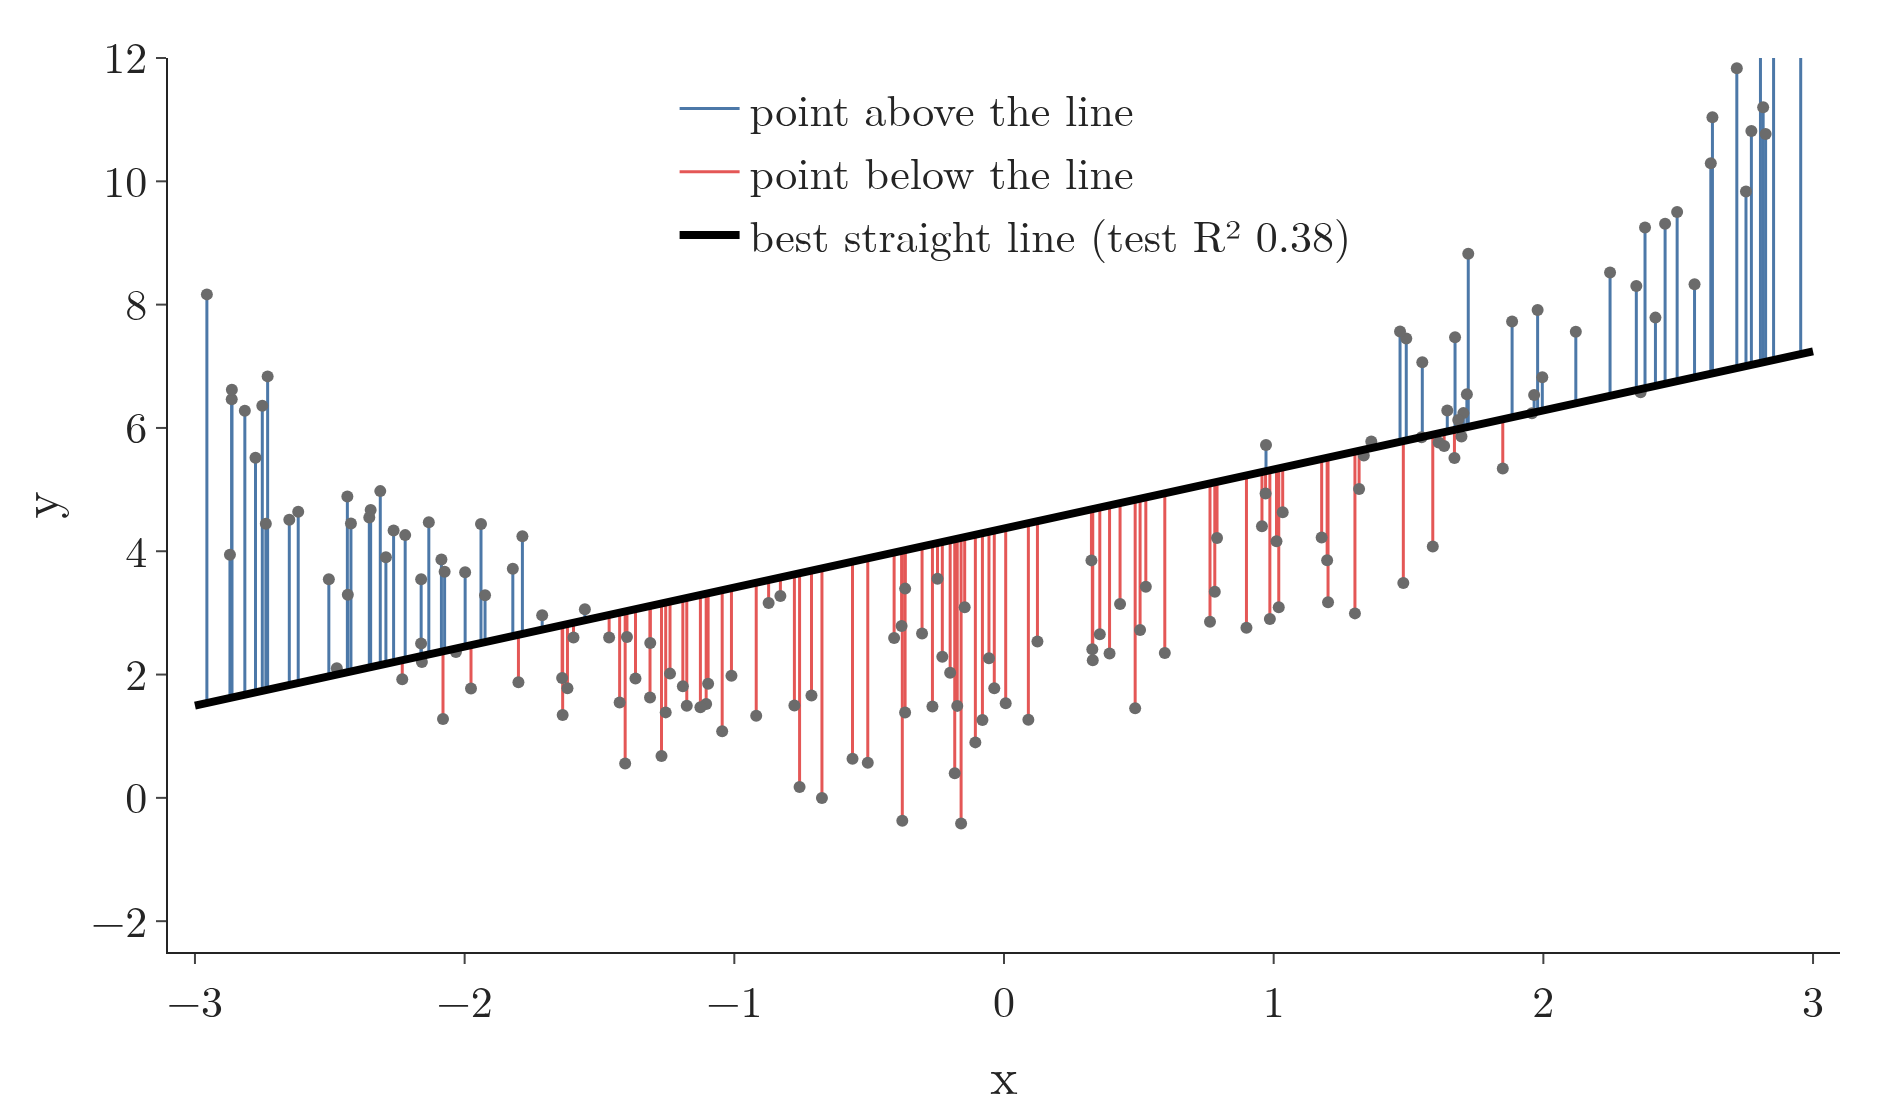

This chart was generated by the following Python code:
"""Why a straight line fails on the curved data (Plotly): the best straight line on the 160 training points scores
test R2 0.38. Its residuals have a pattern: the points sit above the line at both ends and below it in the middle."""
from pathlib import Path
import numpy as np
import plotly.graph_objects as go
from sklearn.linear_model import LinearRegression
from data61 import X_test, X_train, y_test, y_train
from gifkit import BLUE, FONT, GREY, RED

here = Path(__file__).parent
lr = LinearRegression().fit(X_train, y_train)
assert round(lr.score(X_test, y_test), 2) == 0.38
x, y = X_train.ravel(), y_train
r = y - lr.predict(X_train)
mid = np.abs(x) < 1
assert r[~mid].mean() > 0 > r[mid].mean()
fig = go.Figure()
for m, c, name in ((r > 0, BLUE, "point above the line"), (r <= 0, RED, "point below the line")):
    sx, sy = [], []
    for xi, yi, ri in zip(x[m], y[m], r[m]):
        sx += [xi, xi, None]; sy += [yi, yi - ri, None]
    fig.add_scatter(x=sx, y=sy, mode="lines", line=dict(color=c, width=1.5), name=name)
fig.add_scatter(x=x, y=y, mode="markers", marker=dict(size=6, color=GREY), showlegend=False)
xs = np.array([-3, 3])
fig.add_scatter(x=xs, y=lr.predict(xs.reshape(-1, 1)), mode="lines", line=dict(color="black", width=4),
                name="best straight line (test R² 0.38)")
fig.update_layout(template="simple_white", width=950, height=560, font=FONT,
                  xaxis=dict(title="x", range=[-3.1, 3.1]), yaxis=dict(title="y", range=[-2.5, 12]),
                  legend=dict(x=0.3, y=0.99), margin=dict(l=70, r=30, t=20, b=70))
fig.write_image(here / "line_misses.png", scale=2)
